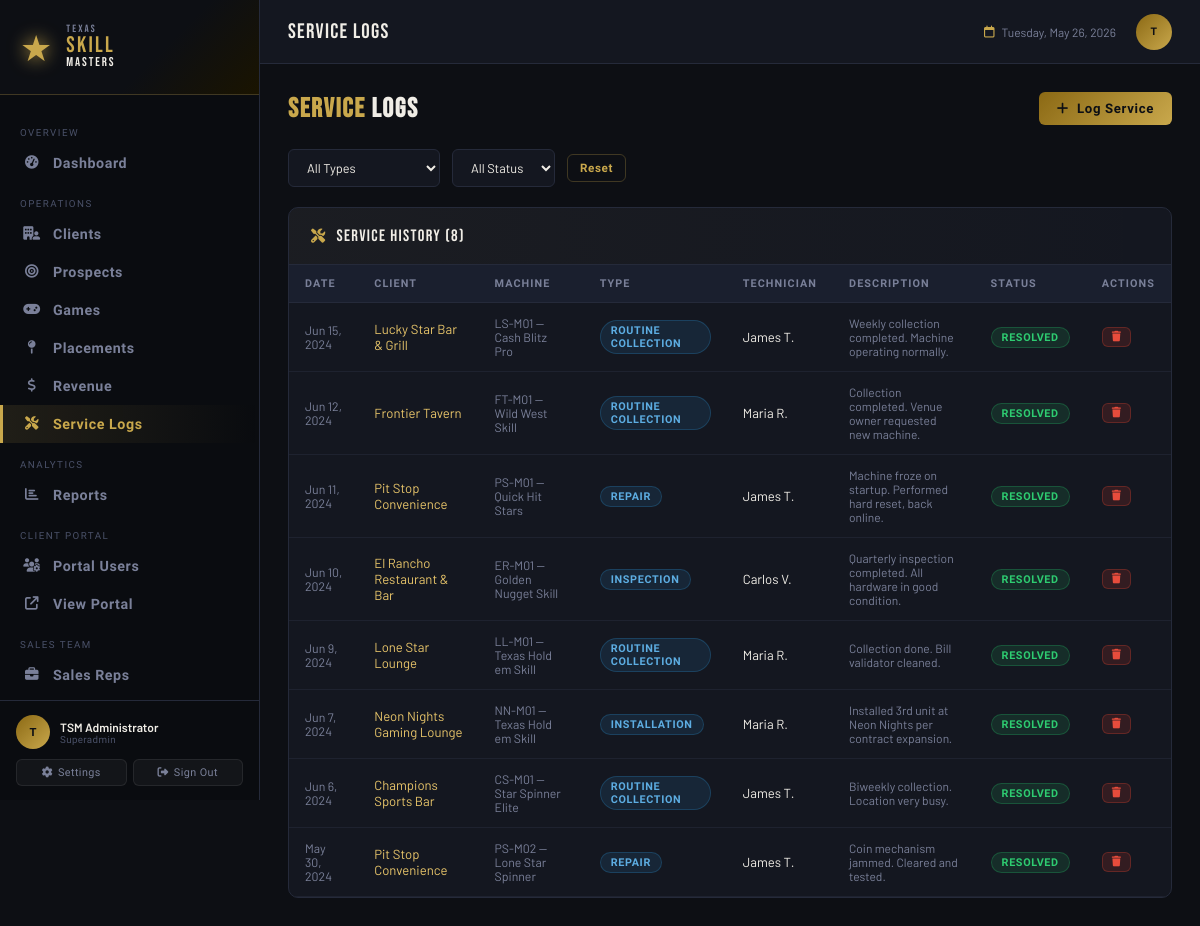
/pages/service.php (signed in), run on the app's committed database.
### tables this page shows
CREATE TABLE IF NOT EXISTS service_logs (
    id              INT AUTO_INCREMENT PRIMARY KEY,
    client_id       INT NOT NULL,
    client_game_id  INT,
    service_date    DATE NOT NULL,
    service_type    ENUM('Routine Collection','Repair','Installation','Removal','Inspection','Other') DEFAULT 'Routine Collection',
    technician      VARCHAR(100),
    description     TEXT,
    resolved        TINYINT(1) DEFAULT 1,
    created_at      TIMESTAMP DEFAULT CURRENT_TIMESTAMP,
    FOREIGN KEY (client_id)      REFERENCES clients(id)      ON DELETE CASCADE,
    FOREIGN KEY (client_game_id) REFERENCES client_games(id) ON DELETE SET NULL
);

CREATE TABLE IF NOT EXISTS clients (
    id              INT AUTO_INCREMENT PRIMARY KEY,
    business_name   VARCHAR(150) NOT NULL,
    address         VARCHAR(255),
    city            VARCHAR(100),
    state           VARCHAR(50)  DEFAULT 'TX',
    zip             VARCHAR(20),
    phone           VARCHAR(30),
    email           VARCHAR(150),
    contact_name    VARCHAR(150),
    contact_title   VARCHAR(100),
    contact_phone   VARCHAR(30),
    contact_email   VARCHAR(150),
    venue_type      ENUM('Bar','Restaurant','Convenience Store','Gaming Lounge','Other') DEFAULT 'Bar',
    status          ENUM('Active','Inactive','Pending') DEFAULT 'Active',
    contract_start  DATE,
    contract_end    DATE,
    notes           TEXT,
    created_at      TIMESTAMP DEFAULT CURRENT_TIMESTAMP,
    updated_at      TIMESTAMP DEFAULT CURRENT_TIMESTAMP ON UPDATE CURRENT_TIMESTAMP
);

CREATE TABLE IF NOT EXISTS client_games (
    id              INT AUTO_INCREMENT PRIMARY KEY,
    client_id       INT NOT NULL,
    game_id         INT NOT NULL,
    machine_number  VARCHAR(50),
    installed_date  DATE,
    removed_date    DATE DEFAULT NULL,
    revenue_split   DECIMAL(5,2) DEFAULT 50.00 COMMENT 'TSM percentage',
    is_active       TINYINT(1) DEFAULT 1,
    notes           TEXT,
    created_at      TIMESTAMP DEFAULT CURRENT_TIMESTAMP,
    FOREIGN KEY (client_id) REFERENCES clients(id) ON DELETE CASCADE,
    FOREIGN KEY (game_id)   REFERENCES games(id)   ON DELETE CASCADE
);

CREATE TABLE IF NOT EXISTS games (
    id              INT AUTO_INCREMENT PRIMARY KEY,
    game_name       VARCHAR(150) NOT NULL,
    manufacturer    VARCHAR(100),
    model           VARCHAR(100),
    serial_number   VARCHAR(100),
    game_type       ENUM('Skill Game','Redemption','Arcade','Other') DEFAULT 'Skill Game',
    status          ENUM('Active','Inactive','Maintenance','Retired') DEFAULT 'Active',
    purchase_date   DATE,
    notes           TEXT,
    created_at      TIMESTAMP DEFAULT CURRENT_TIMESTAMP
);

### includes/config.php (called while the page is built, shortened)
<?php
function sanitize(string $input): string {
    return htmlspecialchars(strip_tags(trim($input)), ENT_QUOTES, 'UTF-8');
}
function formatDate(string $date): string {
    return date('M j, Y', strtotime($date));
}
function adminGetUser(): array {
    return [
        'id'       => $_SESSION['admin_id']       ?? 0,
        'username' => $_SESSION['admin_username']  ?? '',
        'name'     => $_SESSION['admin_name']      ?? 'Admin',
        'role'     => $_SESSION['admin_role']      ?? 'admin',
    ];
}

### pages/service.php (the view, shortened to what this page needs)
<?php
require_once '../includes/config.php';
$pageTitle = 'Service Logs';
$db = getDB();
$where  = ['1=1'];
$params = [];
$logs = $db->prepare("
    SELECT sl.*, c.business_name, c.city,
           g.game_name, cg.machine_number
    FROM service_logs sl
    JOIN clients c ON c.id=sl.client_id
    LEFT JOIN client_games cg ON cg.id=sl.client_game_id
    LEFT JOIN games g ON g.id=cg.game_id
    WHERE " . implode(' AND ', $where) . "
    ORDER BY sl.service_date DESC, sl.created_at DESC
");
$logs->execute($params);
$logs = $logs->fetchAll();
require_once '../includes/header.php';
?>
<div class="page-header">
  <h1><span>SERVICE</span> LOGS</h1>
  <button class="btn btn-primary" onclick="openModal('addServiceModal')"><i class="fa-solid fa-plus"></i> Log Service</button>
</div>
<form method="GET" class="filter-bar">
  <select name="type" class="filter-select" onchange="this.form.submit()">
    <option value="">All Types</option>
  </select>
  <select name="status" class="filter-select" onchange="this.form.submit()">
    <option value="">All Status</option>
  </select>
  <a href="service.php" class="btn btn-outline btn-sm">Reset</a>
</form>
<div class="card">
  <div class="card-header">
    <div class="card-title"><i class="fa-solid fa-screwdriver-wrench"></i> Service History (<?= count($logs) ?>)</div>
  </div>
  <div class="table-wrap">
    <table>
      <thead>
        <tr><th>Date</th><th>Client</th><th>Machine</th><th>Type</th><th>Technician</th><th>Description</th><th>Status</th><th>Actions</th></tr>
      </thead>
      <tbody>
        <?php if (empty($logs)): ?>
        <tr><td colspan="8"><div class="empty-state"><i class="fa-solid fa-wrench"></i><h3>No Service Logs</h3></div></td></tr>
        <?php else: ?>
        <?php foreach ($logs as $l): ?>
        <tr>
          <td class="td-muted"><?= formatDate($l['service_date']) ?></td>
          <td><a href="<?= BASE_URL ?>/pages/client_detail.php?id=<?= $l['client_id'] ?>" style="color:var(--gold-light);text-decoration:none"><?= sanitize($l['business_name']) ?></a></td>
          <td class="td-muted"><?= $l['machine_number'] ? sanitize($l['machine_number']).' — '.sanitize($l['game_name']) : '—' ?></td>
          <td><span class="badge badge-blue"><?= sanitize($l['service_type']) ?></span></td>
          <td><?= sanitize($l['technician']) ?></td>
          <td class="td-muted fs-sm" style="max-width:280px"><?= sanitize($l['description']) ?></td>
          <td><?= $l['resolved'] ? '<span class="badge badge-green">Resolved</span>' : '<span class="badge badge-red">Open</span>' ?></td>
          <td>
            <div class="btn-group">
              <form method="POST" style="display:inline" onsubmit="return confirmDelete('Delete this log?')">
                <button class="btn btn-danger btn-xs"><i class="fa-solid fa-trash"></i></button>
              </form>
            </div>
          </td>
        </tr>
        <?php endforeach; ?>
        <?php endif; ?>
      </tbody>
    </table>
  </div>
</div>
<?php require_once '../includes/footer.php'; ?>

### includes/header.php (shortened to what this page needs)
<?php
require_once __DIR__ . '/config.php';
$admin       = adminGetUser();
$currentPage = basename($_SERVER['PHP_SELF'], '.php');
$b           = BASE_URL;
?>
<!DOCTYPE html>
<html lang="en">
<head>
<link rel="stylesheet" href="https://cdnjs.cloudflare.com/ajax/libs/font-awesome/6.5.0/css/all.min.css">
<link rel="stylesheet" href="<?= $b ?>/assets/css/style.css">
</head>
<body>
<aside class="sidebar" id="sidebar">
  <div class="sidebar-logo">
    <div class="logo-star">★</div>
    <div class="logo-text">
      <span class="logo-top">TEXAS</span>
      <span class="logo-mid">SKILL</span>
      <span class="logo-bot">MASTERS</span>
    </div>
  </div>
  <nav class="sidebar-nav">
    <div class="nav-section-label">OVERVIEW</div>
    <a href="<?= $b ?>/index.php" class="nav-item <?= $currentPage==='index'?'active':'' ?>">
      <i class="fa-solid fa-gauge-high"></i><span>Dashboard</span>
    </a>
    <div class="nav-section-label">OPERATIONS</div>
    <a href="<?= $b ?>/pages/clients.php" class="nav-item <?= $currentPage==='clients'?'active':'' ?>">
      <i class="fa-solid fa-building-user"></i><span>Clients</span>
    </a>
    <a href="<?= $b ?>/pages/prospects.php" class="nav-item <?= $currentPage==='prospects'||$currentPage==='prospect_detail'?'active':'' ?>">
      <i class="fa-solid fa-bullseye"></i><span>Prospects</span>
    </a>
    <a href="<?= $b ?>/pages/games.php" class="nav-item <?= $currentPage==='games'?'active':'' ?>">
      <i class="fa-solid fa-gamepad"></i><span>Games</span>
    </a>
    <a href="<?= $b ?>/pages/placements.php" class="nav-item <?= $currentPage==='placements'?'active':'' ?>">
      <i class="fa-solid fa-map-pin"></i><span>Placements</span>
    </a>
    <a href="<?= $b ?>/pages/revenue.php" class="nav-item <?= $currentPage==='revenue'?'active':'' ?>">
      <i class="fa-solid fa-dollar-sign"></i><span>Revenue</span>
    </a>
    <a href="<?= $b ?>/pages/service.php" class="nav-item <?= $currentPage==='service'?'active':'' ?>">
      <i class="fa-solid fa-screwdriver-wrench"></i><span>Service Logs</span>
    </a>
    <div class="nav-section-label">ANALYTICS</div>
    <a href="<?= $b ?>/pages/reports.php" class="nav-item <?= $currentPage==='reports'?'active':'' ?>">
      <i class="fa-solid fa-chart-bar"></i><span>Reports</span>
    </a>
    <div class="nav-section-label">CLIENT PORTAL</div>
    <a href="<?= $b ?>/pages/portal_users.php" class="nav-item <?= $currentPage==='portal_users'?'active':'' ?>">
      <i class="fa-solid fa-users-gear"></i><span>Portal Users</span>
    </a>
    <a href="<?= $b ?>/portal/login.php" target="_blank" class="nav-item">
      <i class="fa-solid fa-arrow-up-right-from-square"></i><span>View Portal</span>
    </a>
    <div class="nav-section-label">SALES TEAM</div>
    <a href="<?= $b ?>/pages/sales_admin.php" class="nav-item <?= $currentPage==='sales_admin'?'active':'' ?>">
      <i class="fa-solid fa-briefcase"></i><span>Sales Reps</span>
    </a>
    <a href="<?= $b ?>/sales/login.php" target="_blank" class="nav-item">
    </a>
  </nav>
  <div class="sidebar-footer" style="flex-direction:column;align-items:stretch;gap:10px;padding:14px 16px">
    <div style="display:flex;align-items:center;gap:10px">
      <div style="width:34px;height:34px;background:linear-gradient(135deg,var(--gold-dark),var(--gold));border-radius:50%;display:flex;align-items:center;justify-content:center;font-family:'Barlow Condensed',sans-serif;font-size:0.75rem;font-weight:700;color:#0D0F14;flex-shrink:0">
        <?= strtoupper(substr($admin['name'],0,1)) ?>
      </div>
      <div style="min-width:0;flex:1">
        <div style="font-size:0.8rem;color:var(--text-white);font-weight:600;white-space:nowrap;overflow:hidden;text-overflow:ellipsis"><?= sanitize($admin['name']) ?></div>
        <div style="font-size:0.65rem;color:var(--text-dim);font-family:'Barlow Condensed',sans-serif;letter-spacing:.04em"><?= ucfirst($admin['role']) ?></div>
      </div>
    </div>
    <div style="display:flex;gap:6px">
      <a href="<?= $b ?>/pages/admin_settings.php" style="flex:1;display:flex;align-items:center;justify-content:center;gap:5px;padding:6px;background:rgba(255,255,255,0.04);border:1px solid rgba(255,255,255,0.08);border-radius:var(--radius);color:var(--text-muted);text-decoration:none;font-family:'Barlow Condensed',sans-serif;font-size:0.72rem;letter-spacing:.04em;transition:all .15s" onmouseover="this.style.background='rgba(201,168,76,0.1)';this.style.color='var(--gold)'" onmouseout="this.style.background='rgba(255,255,255,0.04)';this.style.color='var(--text-muted)'">
        <i class="fa-solid fa-gear"></i> Settings
      </a>
      <a href="<?= $b ?>/logout.php" style="flex:1;display:flex;align-items:center;justify-content:center;gap:5px;padding:6px;background:rgba(255,255,255,0.04);border:1px solid rgba(255,255,255,0.08);border-radius:var(--radius);color:var(--text-muted);text-decoration:none;font-family:'Barlow Condensed',sans-serif;font-size:0.72rem;letter-spacing:.04em;transition:all .15s" onmouseover="this.style.background='rgba(192,57,43,0.15)';this.style.color='#E74C3C'" onmouseout="this.style.background='rgba(255,255,255,0.04)';this.style.color='var(--text-muted)'">
        <i class="fa-solid fa-right-from-bracket"></i> Sign Out
      </a>
    </div>
  </div>
</aside>
<div class="topbar">
  <div class="topbar-title"><?= $pageTitle ?? 'Dashboard' ?></div>
  <div class="topbar-right">
    <div class="topbar-date">
      <i class="fa-regular fa-calendar"></i>
      <?= date('l, F j, Y') ?>
    </div>
    <div class="admin-avatar"><?= strtoupper(substr($admin['name'],0,1)) ?></div>
  </div>
</div>
<main class="main-content">

### includes/footer.php (shortened to what this page needs)
</main>
</body>
</html>

### data on the page
service_logs: service_date "Jun 15, 2024", client.business_name "Lucky Star Bar & Grill", client_game.machine_number "LS-M01", games.game_name "Cash Blitz Pro", service_type "ROUTINE COLLECTION", technician "James T.", description "Weekly collection completed. Machine operating normally.", resolved "RESOLVED"
service_logs: service_date "Jun 12, 2024", client.business_name "Frontier Tavern", client_game.machine_number "FT-M01", games.game_name "Wild West Skill", service_type "ROUTINE COLLECTION", technician "Maria R.", description "Collection completed. Venue owner requested new machine.", resolved "RESOLVED"
service_logs: service_date "Jun 11, 2024", client.business_name "Pit Stop Convenience", client_game.machine_number "PS-M01", games.game_name "Quick Hit Stars", service_type "REPAIR", technician "James T.", description "Machine froze on startup. Performed hard reset, back online.", resolved "RESOLVED"
service_logs: service_date "Jun 10, 2024", client.business_name "El Rancho Restaurant & Bar", client_game.machine_number "ER-M01", games.game_name "Golden Nugget Skill", service_type "INSPECTION", technician "Carlos V.", description "Quarterly inspection completed. All hardware in good condition.", resolved "RESOLVED"
service_logs: service_date "Jun 9, 2024", client.business_name "Lone Star Lounge", client_game.machine_number "LL-M01", games.game_name "Texas Hold em Skill", service_type "ROUTINE COLLECTION", technician "Maria R.", description "Collection done. Bill validator cleaned.", resolved "RESOLVED"
service_logs: service_date "Jun 7, 2024", client.business_name "Neon Nights Gaming Lounge", client_game.machine_number "NN-M01", games.game_name "Texas Hold em Skill", service_type "INSTALLATION", technician "Maria R.", description "Installed 3rd unit at Neon Nights per contract expansion.", resolved "RESOLVED"
service_logs: service_date "Jun 6, 2024", client.business_name "Champions Sports Bar", client_game.machine_number "CS-M01", games.game_name "Star Spinner Elite", service_type "ROUTINE COLLECTION", technician "James T.", description "Biweekly collection. Location very busy.", resolved "RESOLVED"
service_logs: service_date "May 30, 2024", client.business_name "Pit Stop Convenience", client_game.machine_number "PS-M02", games.game_name "Lone Star Spinner", service_type "REPAIR", technician "James T.", description "Coin mechanism jammed. Cleared and tested.", resolved "RESOLVED"

### other printed values
substr($admin['name'],0,1) "T"
$admin['name'] "TSM Administrator"
$admin['role'] "Superadmin"
$pageTitle "Service Logs"
count($logs) "8"
